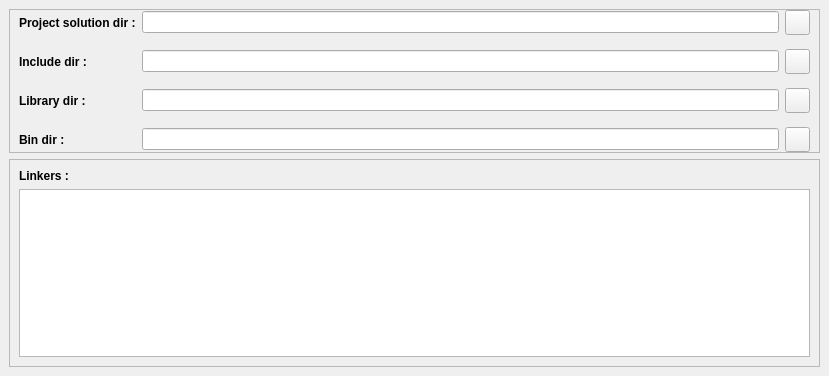
<?xml version="1.0" encoding="UTF-8"?>
<ui version="4.0">
 <class>MainWindow</class>
 <widget class="QMainWindow" name="MainWindow">
  <property name="geometry">
   <rect>
    <x>0</x>
    <y>0</y>
    <width>829</width>
    <height>376</height>
   </rect>
  </property>
  <property name="windowTitle">
   <string>MainWindow</string>
  </property>
  <widget class="QWidget" name="wgt_central">
   <layout class="QVBoxLayout" name="verticalLayout">
    <item>
     <widget class="QFrame" name="frm_top">
      <property name="sizePolicy">
       <sizepolicy hsizetype="Preferred" vsizetype="Preferred">
        <horstretch>0</horstretch>
        <verstretch>0</verstretch>
       </sizepolicy>
      </property>
      <property name="frameShape">
       <enum>QFrame::StyledPanel</enum>
      </property>
      <property name="frameShadow">
       <enum>QFrame::Raised</enum>
      </property>
      <property name="lineWidth">
       <number>1</number>
      </property>
      <layout class="QGridLayout" name="gridLayout">
       <property name="topMargin">
        <number>0</number>
       </property>
       <property name="bottomMargin">
        <number>0</number>
       </property>
       <property name="verticalSpacing">
        <number>14</number>
       </property>
       <item row="2" column="1">
        <widget class="QLineEdit" name="le_lib"/>
       </item>
       <item row="3" column="1">
        <widget class="QLineEdit" name="le_bin"/>
       </item>
       <item row="1" column="0">
        <widget class="QLabel" name="lbl_include">
         <property name="styleSheet">
          <string notr="true">font-weight: bold;</string>
         </property>
         <property name="text">
          <string>Include dir :</string>
         </property>
        </widget>
       </item>
       <item row="1" column="1">
        <widget class="QLineEdit" name="le_include"/>
       </item>
       <item row="1" column="2">
        <widget class="QPushButton" name="btn_include">
         <property name="minimumSize">
          <size>
           <width>25</width>
           <height>25</height>
          </size>
         </property>
         <property name="maximumSize">
          <size>
           <width>25</width>
           <height>25</height>
          </size>
         </property>
         <property name="text">
          <string/>
         </property>
         <property name="icon">
          <iconset>
           <normaloff>Images/open_folder.png</normaloff>Images/open_folder.png</iconset>
         </property>
        </widget>
       </item>
       <item row="3" column="0">
        <widget class="QLabel" name="lbl_bin">
         <property name="styleSheet">
          <string notr="true">font-weight: bold;</string>
         </property>
         <property name="text">
          <string>Bin dir :</string>
         </property>
        </widget>
       </item>
       <item row="2" column="2">
        <widget class="QPushButton" name="btn_lib">
         <property name="minimumSize">
          <size>
           <width>25</width>
           <height>25</height>
          </size>
         </property>
         <property name="maximumSize">
          <size>
           <width>25</width>
           <height>25</height>
          </size>
         </property>
         <property name="text">
          <string/>
         </property>
         <property name="icon">
          <iconset>
           <normaloff>Images/open_folder.png</normaloff>Images/open_folder.png</iconset>
         </property>
        </widget>
       </item>
       <item row="2" column="0">
        <widget class="QLabel" name="lbl_lib">
         <property name="styleSheet">
          <string notr="true">font-weight: bold;</string>
         </property>
         <property name="text">
          <string>Library dir :</string>
         </property>
        </widget>
       </item>
       <item row="0" column="1">
        <widget class="QLineEdit" name="le_project_solt"/>
       </item>
       <item row="0" column="0">
        <widget class="QLabel" name="lbl_project_solt">
         <property name="styleSheet">
          <string notr="true">font-weight: bold;</string>
         </property>
         <property name="text">
          <string>Project solution dir :</string>
         </property>
        </widget>
       </item>
       <item row="3" column="2">
        <widget class="QPushButton" name="btn_bin">
         <property name="minimumSize">
          <size>
           <width>25</width>
           <height>25</height>
          </size>
         </property>
         <property name="maximumSize">
          <size>
           <width>25</width>
           <height>25</height>
          </size>
         </property>
         <property name="text">
          <string/>
         </property>
         <property name="icon">
          <iconset>
           <normaloff>Images/open_folder.png</normaloff>Images/open_folder.png</iconset>
         </property>
        </widget>
       </item>
       <item row="0" column="2">
        <widget class="QPushButton" name="btn_project_solt">
         <property name="minimumSize">
          <size>
           <width>25</width>
           <height>25</height>
          </size>
         </property>
         <property name="maximumSize">
          <size>
           <width>25</width>
           <height>25</height>
          </size>
         </property>
         <property name="text">
          <string/>
         </property>
         <property name="icon">
          <iconset>
           <normaloff>Images/open_folder.png</normaloff>Images/open_folder.png</iconset>
         </property>
        </widget>
       </item>
      </layout>
     </widget>
    </item>
    <item>
     <widget class="QFrame" name="frm_bottom">
      <property name="frameShape">
       <enum>QFrame::StyledPanel</enum>
      </property>
      <property name="frameShadow">
       <enum>QFrame::Raised</enum>
      </property>
      <layout class="QVBoxLayout" name="verticalLayout_2">
       <item>
        <widget class="QLabel" name="lbl_linkers">
         <property name="styleSheet">
          <string notr="true">font-weight: bold;</string>
         </property>
         <property name="text">
          <string>Linkers :</string>
         </property>
        </widget>
       </item>
       <item>
        <widget class="QTextEdit" name="te_linkers"/>
       </item>
      </layout>
     </widget>
    </item>
   </layout>
  </widget>
 </widget>
 <resources/>
 <connections/>
</ui>
